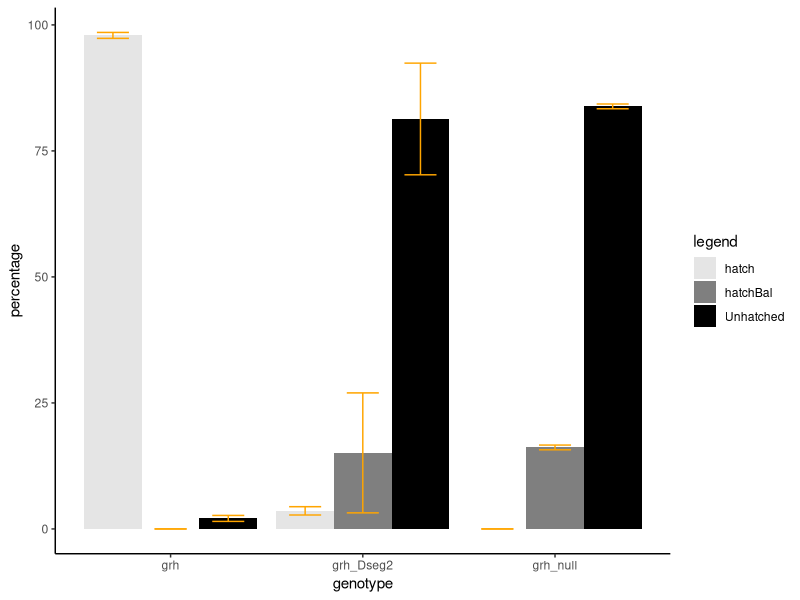

Here is the R script that generated this plot:
writeLines(capture.output(date(),sessionInfo()), 'Hatching_GRH-1mutants_sessioninfo.txt')

'
Hatching experiment

DESCRIPTION
-----------
Analysis was performed by: Milou Meeuse

This code allows the user to make barplots 
  

EXPERIMENT DESCRIPTION
----------------------
Experiment was performed by: Anca Neagu
2020-11-20: • pick 10 L4s • let them develop to egg-laying adults for ~2days • pick 60 eggs on two 3.5cm plates and let them hatch for >24h
2020-11-27: Let gravid adults lay eggs for 3h. Pick 100 eggs on fresh plates. Check hatching after 24h. (in two batches coming from the same animals)

animals:  grh-1::gfp (named as grh)
          grh-1(dDseg2)::gfp/hT2 (named as grh_Dseg2)
          grh-1(0)::hT2 (named as grh_null)
          

REFERENCES
----------


INPUT
-----
- table with % of animals 


OUTPUT
------
- barplot


REQUIREMENTS
------------
 ggplot2_3.3.2


"'

setwd("/tungstenfs/scratch/ggrossha/meeumilo/scripts/ggrosshans_grh-1_paper")
library(ggplot2)

hatch <- read.csv('Data/2020-12-08 HatchingExp_Table.csv')
hatch.mean <- aggregate(hatch$percentage,list(hatch$genotype,hatch$phenotype),mean)
colnames(hatch.mean) <- colnames(hatch)
hatch.mean$sd <- aggregate(hatch$percentage,list(hatch$genotype,hatch$phenotype),sd)$x

ggplot(data=hatch.mean, aes(x=genotype, y=percentage, fill=phenotype)) + 
  geom_bar(position = "dodge", stat = "identity") + theme_classic()+
  geom_errorbar( aes( ymin=percentage-sd, ymax=percentage+sd), position=position_dodge(width=0.9),width=0.5, colour="orange", size=0.5)+
  scale_fill_manual("legend", values = c("grey90", "grey50","black"))


